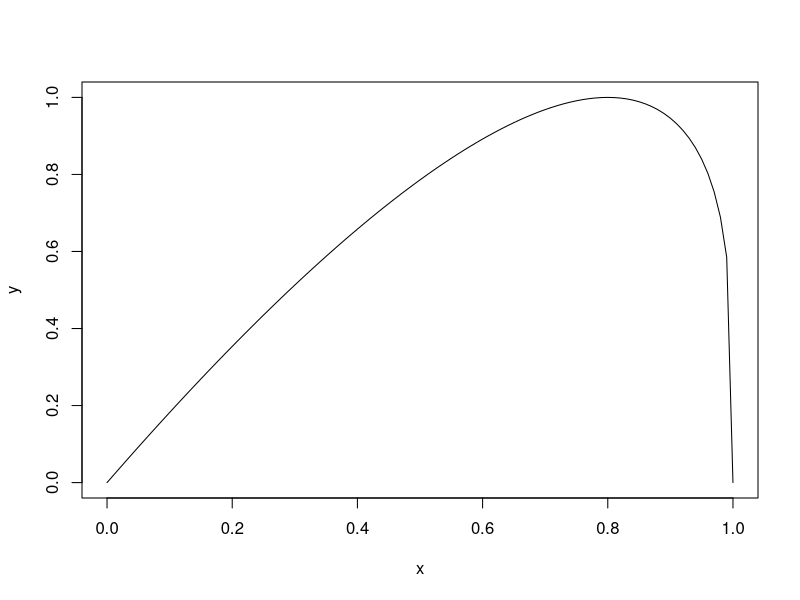
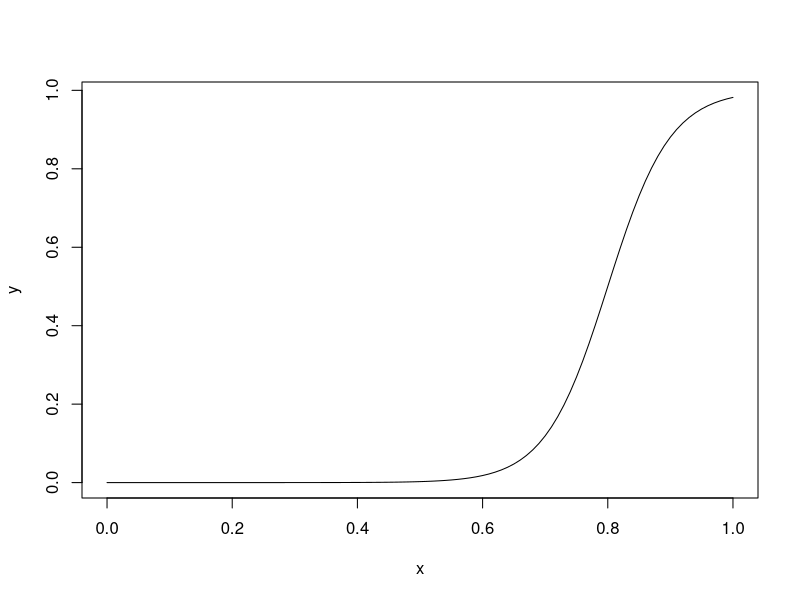

Write the R code that produced these figures, in order.
# bell-shaped distribution
x = seq(0, 1, 0.01)
x.max = 0.8 # volumetric soil water content with maximum respiration
n = 1 / x.max - 1
a = 1 / (x.max * (1 - x.max) ^ n)
y = a * x * (1 - x) ^ n
plot(x, y, type = "l")


# logistic function for sigmoidal curve
x = seq(0, 1, 0.01)
L = 1 # maximum value
k = 20 # steepness of the curve
xo = 0.8 # midpoint
y = L / (1 + exp(-k * (x - xo)))
plot(x, y, type = "l")
